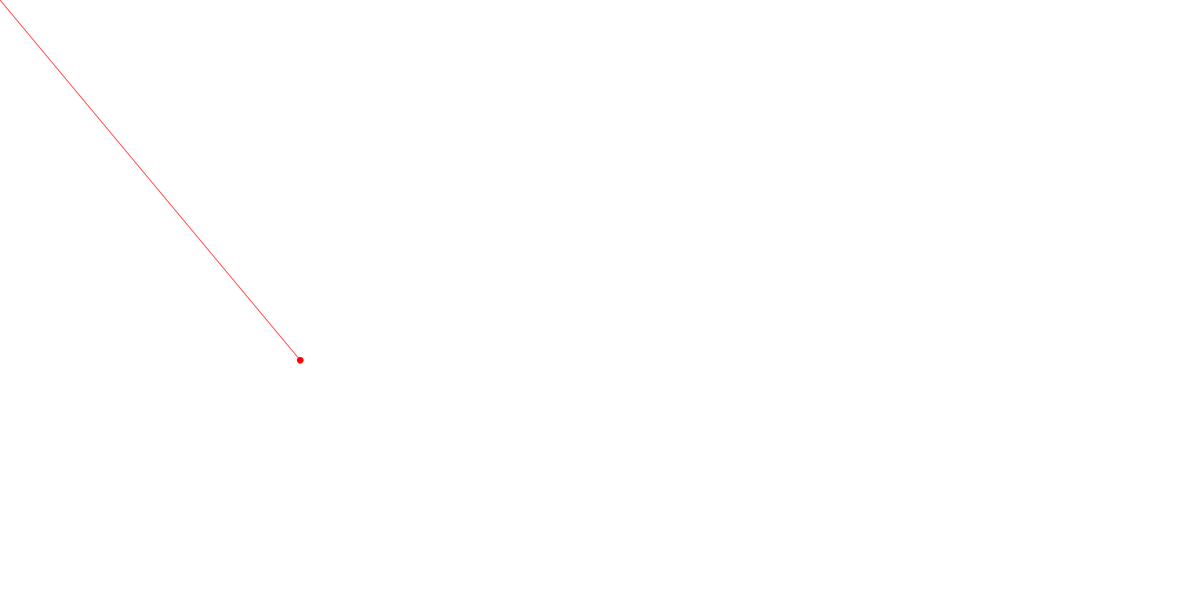
Frame 1 (no input)
Frame 60 (the mouse pressed at the canvas centre just before this capture): identical to frame 1, image omitted
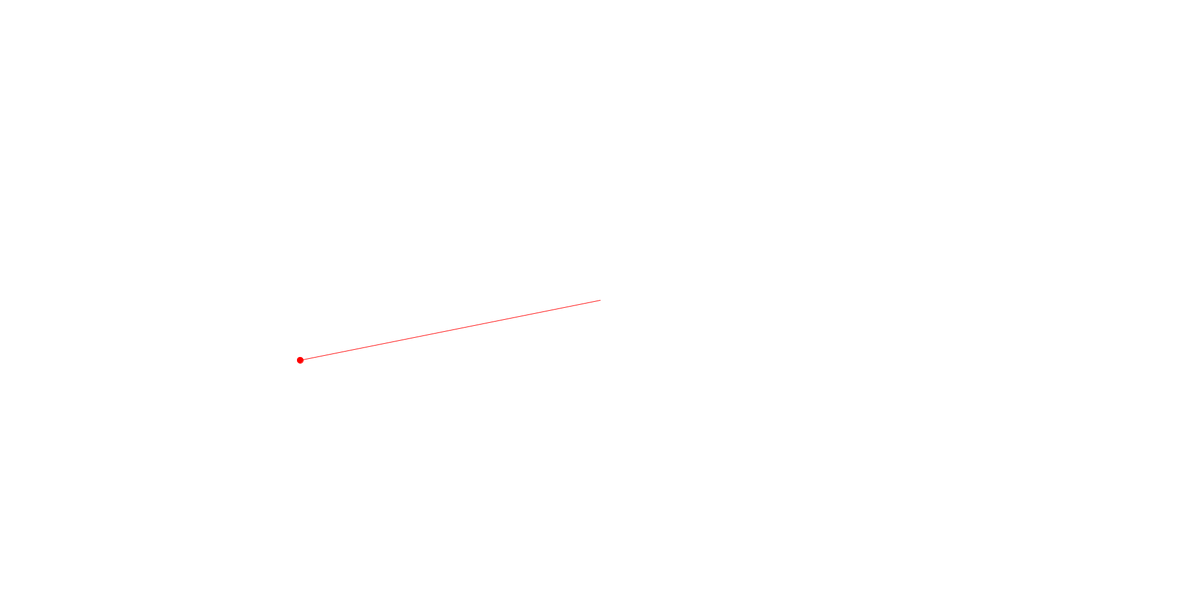
Frame 120 (the mouse held since frame 60 and released just before this capture)

The Processing sketch that drew these frames (run headless with seeded random() and noise(); from frame 60 on, the mouse is pressed at the canvas centre):

// Processing sketch: sketch_3_2_v3
// ── sketch_3_2_v3.pde
int radius;
PVector gravity;
float airResistance;
float bounceResistance;
boolean active = false;
boolean done = false;
int endMillis = 0;
int fps = 60;
float frameTime;

Catapult c;


void setup() 
{
    size(2000,1000);
    frameRate(fps);
    radius = 10;
    gravity = new PVector(0,9.81);
    airResistance = 0.99;
    bounceResistance = 0.75;
    frameTime = 1000/fps;
    c = new Catapult();
}

void draw() 
{
    int frameStart = millis();
    frameTime = 1000/fps;
    background(255);
    fill(255,0,0);
    stroke(255,0,0);
    if (active)
    {
        if (frameStart > endMillis + frameTime && frameStart < (endMillis + frameTime + 2))
        {
            c.move();
        }
        else
        {
            frameTime = frameTime + (frameStart - endMillis - frameTime);
            c.move();
        }
    }
    c.display();
    endMillis = millis();
}



void mouseClicked()
{
    if (!active)
    {
        active = true;
        done = false;
        c.acceleration = PVector.sub(c.location, new PVector(mouseX,mouseY));
        endMillis = millis();
    }
}

void keyPressed()
{
    if (key == 'r' || key == 'R')
    {
        if (done)
        {
            active = false;
            c.location = new PVector(width/4,3*height/5);
        }
    }
}
// ── Catapult.pde
class Catapult
{
  PVector location;
  PVector velocity;
  PVector acceleration;
  float deceleration;
  
  public Catapult()
  {
    location = new PVector(width/4,3*height/5);
    velocity = new PVector(0,0);
    acceleration = new PVector(0,0);
    deceleration = 0.8;
    
  }
  
  void display()
  {
    ellipse(location.x, location.y, radius, radius);
    if (!active)
    line(mouseX,mouseY,location.x,location.y);
  }
  
  void move()
  {
    frameTime = frameTime/100;
    if (location.x >= width - radius/2)
    {
        velocity.x = -bounceResistance * velocity.x;
        location.x = width - radius/2;
    }
    if (location.x <= radius/2)
    {
        velocity.x = -bounceResistance * velocity.x;
        location.x = radius/2;
    }
    if (location.y >= height - radius/2)
    {
        velocity.y = -bounceResistance * velocity.y;
        location.y = height - radius/2;
    }
    if (location.y <= radius/2)
    {
        velocity.y = -bounceResistance * velocity.y;
        location.y = radius/2;
    }
    if (acceleration.mag() > 1)
    {
        velocity.add(PVector.mult(acceleration,frameTime));
        acceleration.mult(deceleration);
    }
    location.add(PVector.mult(velocity,frameTime));
    velocity.add(PVector.mult(gravity,frameTime));
    velocity.mult(airResistance);
    
    if (velocity.y < 0.2 && location.y > (height - radius))
    {
        velocity.y = 0;
        if (velocity.x < 0.02 && location.y > (height - radius))
        {
            velocity.x = 0;
            location.y = height - radius/2;
            done = true;
        }
    }
    
}
}
